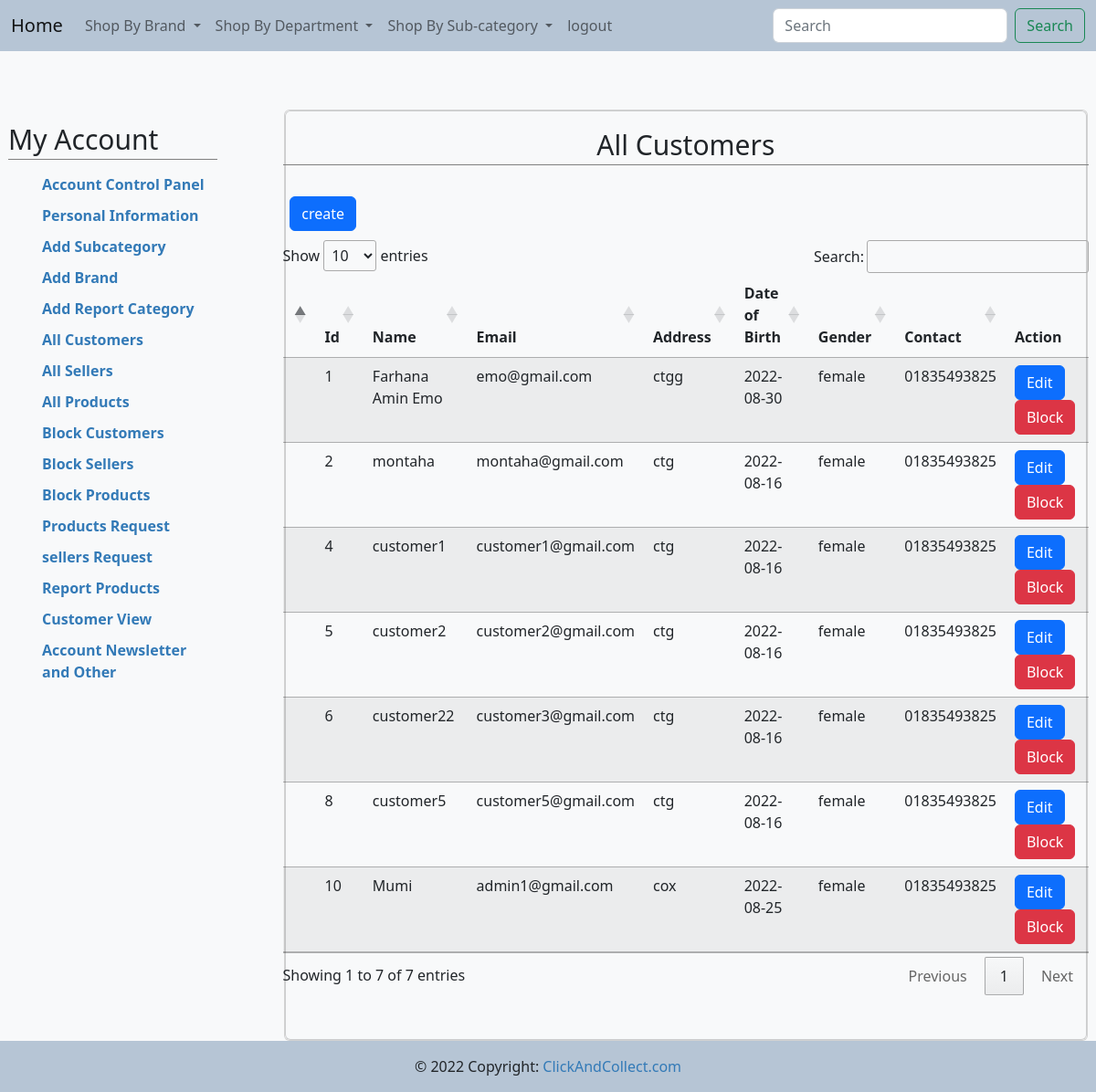
The page /admin/customers.php (signed in) on the database its author committed.
### tables this page shows
CREATE TABLE IF NOT EXISTS `customers` (
  `c_id` int(11) NOT NULL AUTO_INCREMENT,
  `name` varchar(100) NOT NULL,
  `email` varchar(100) NOT NULL,
  `address` varchar(100) DEFAULT NULL,
  `dob` date DEFAULT NULL,
  `gender` varchar(100) DEFAULT NULL,
  `mobile` varchar(100) NOT NULL,
  `pass` varchar(100) NOT NULL,
  `status` int(255) DEFAULT NULL,
  `img` varchar(255) DEFAULT NULL,
  PRIMARY KEY (`c_id`)
);

### admin/customers.php (the view, shortened to what this page needs)
<!DOCTYPE html>
<html lang="en">
<head>
        <link href="https://cdn.jsdelivr.net/npm/bootstrap@5.2.1/dist/css/bootstrap.min.css" rel="stylesheet">
        <link rel="stylesheet" href="https://cdn.datatables.net/1.12.1/css/jquery.dataTables.min.css">
        <link href="include/style.css" rel="stylesheet" />
</head>
<body>
<div class="b">
    <?php include 'include/navbar.php' ?>
</div>
<div class="account-page">
<div class="container-fluid">
<div class="row">
<div class="col-sm-3 mt-0 pad">
    <?php include 'include/sidebar.php' ?>
</div>
    <div class="col-sm-9">
        <div class="mt-1 card">
            <div class="card bg-light text-dark">
                <div class="row">
                    <div class="col-md-12 mt-0 mb-5 ml-1">
                        <h2 class="text-center">All Customers</h2>
                        <br>
                        <div class="row">
                            <div class="col-sm-3 add">
                                <a class="btn btn-primary" href="create_customer.php" >create</a>
                            </div>
                            <br>
                            <br>
                        </div>
                        <table class="table table-striped" id = "table">
                        <thead>
                        <tr>
                            <th></th>
                            <th>Id</th>
                            <th>Name</th>
                            <th>Email</th>
                            <th>Address</th>
                            <th>Date of Birth</th>
                            <th>Gender</th>
                            <th>Contact</th>
                            <th>Action</th>
                        </tr>
                        </thead>
                        <tbody>
                        <?php
                            $table = mysqli_query($con,"CALL read_data_customers()");
                            while($row = mysqli_fetch_array($table)){
                        ?>
                        <tr>
                        <td></td>
                                <td><?php echo $row['c_id'];?></td>
                                <td><?php echo $row['name']; ?></td>
                                <td><?php echo $row['email'];?></td>
                                <td><?php echo $row['address'];?></td>
                                <td><?php echo $row['dob'];?></td>
                                <td><?php echo $row['gender'];?></td>
                                <td><?php echo $row['mobile'];?></td>
                                <td>
                                <a class = "btn btn-primary" href ="update_customer.php?id=<?php  echo $row['c_id']?>">Edit</a>
                                <a class="btn btn-danger" data-bs-toggle="modal" data-bs-target="#myModal<?php echo $row['c_id'];?>">Block</a>
                                    </td>
                            </tr>
                            <?php } ?>
                        </tbody>
                    </table>
                    </div>
                </div>
            </div>
        </div>
    </div>
</div>
</div>
</div>
<div class="bot">
   <?php include 'include/footer.php' ?>
</div>
</body>
</html>

### admin/include/style.css (style rules this page uses)
.account-page { padding-top:5%; }
.b { background-color: #b6c5d5!important; }
body { background-color: #f8f9fa; }
.account-page h2 { padding-bottom: 5px; border-bottom: 1px solid #808080; }
.row { margin-right: -15px; margin-left: -15px; }
* { -webkit-box-sizing: border-box; -moz-box-sizing: border-box; box-sizing: border-box; }
div { display: block; }
a { color: #3a2bd3; -webkit-transition: all 0.3s ease; transition: all 0.3s ease; }
a { background-color: transparent; }
a { color: #337ab7; text-decoration: none; text-decoration-line: none; text-decoration-thickness: none; text-decoration-style: none; text-decoration-color: none; }
.h2, h2 { font-size: 30px; }
.h1, .h2, .h3, h1, h2, h3 { margin-top: 20px; margin-bottom: 10px; }
.h1, .h2, .h3, .h4, .h5, .h6, h1, h2, h3, h4, h5, h6 { font-family: inherit; font-weight: 500; line-height: 1.1; color: inherit; }

### admin/customers.php (style rules this page uses)
.pad { padding-right :5%; }
.bot { padding-top:0%; }
.add { padding-left:2.5%; }

### rows shown on the page
customers: c_id "1", name "Farhana Amin Emo", email "emo@gmail.com", address "ctgg", dob "2022-08-30", gender "female", mobile "01835493825"
customers: c_id "2", name "montaha", email "montaha@gmail.com", address "ctg", dob "2022-08-16", gender "female", mobile "01835493825"
customers: c_id "4", name "customer1", email "customer1@gmail.com", address "ctg", dob "2022-08-16", gender "female", mobile "01835493825"
customers: c_id "5", name "customer2", email "customer2@gmail.com", address "ctg", dob "2022-08-16", gender "female", mobile "01835493825"
customers: c_id "6", name "customer22", email "customer3@gmail.com", address "ctg", dob "2022-08-16", gender "female", mobile "01835493825"
customers: c_id "8", name "customer5", email "customer5@gmail.com", address "ctg", dob "2022-08-16", gender "female", mobile "01835493825"
customers: c_id "10", name "Mumi", email "admin1@gmail.com", address "cox", dob "2022-08-25", gender "female", mobile "01835493825"
